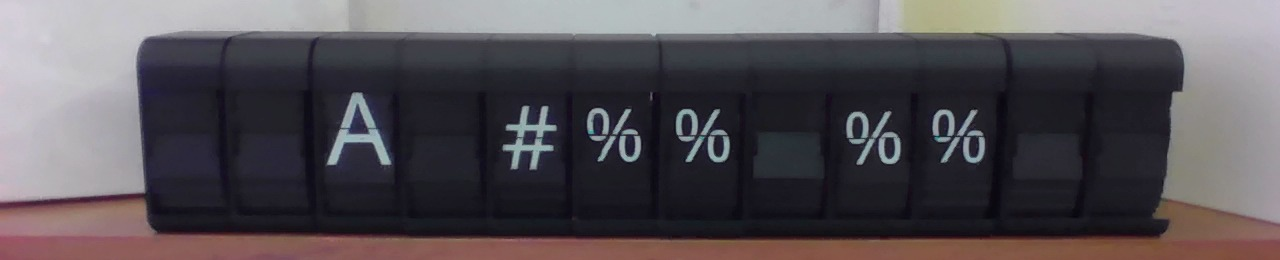
#> input picture tools/calib-auto/golden/cal-007/images/fine_32_f227.jpg, 1280 x 260 px
$ python segment.py ../../calib-auto/golden/cal-007/images/fine_32_f227.jpg
#> lines starting #> are read from the running program, lines starting #| are printed output that depends on the picture
"""OpenCV segmentation of split-flap display photos.

The strip/cells read paths assume the display spans the whole frame,
but the recorded dataset photos carry background margins (camera rig,
wall, table) and the display sits around x=170..1190 of a 1280 px
frame. The old equal-width split therefore put every per-cell crop off
centre and edge cells mostly on background.

This module locates the display with classical CV (no ML, no network)
and splits it on the known module count, so:

- per-module crops are centred on the actual modules,
- blank flaps can be decided locally (a blank flap is an all-dark
  window), which keeps isolated blank cells away from OCR models that
  hallucinate output for them,
- crops can be normalized (contrast / inverted / binarized) before the
  VLM sees them.

Everything here works on BGR/gray numpy arrays and imports only cv2 +
numpy — the tool's readers use it, and it stays extraction-ready for a
shared library or a future standalone tool (deliberate overlap with
``tools/calib/calib/vision.py``'s ``split_crops``; unify on promotion).

There is also a CLI for validation without a model:

    python -m ocr_vlm.segment <photo-or-dataset-dir> [--json]
"""

from __future__ import annotations

import argparse
import json
import os
import sys
from dataclasses import dataclass

import cv2
import numpy as np

# A display pixel is "dark" at or below this raw gray value: the flap
# windows are near-black (measured 0..45 across the dataset), while the
# wall, table and white fixture around them sit far higher.
DARK_MAX = 45
# Column means are measured on the middle band of the frame: the top and
# bottom fractions are background (wall, table) that would dilute the
# display's signal.
BAND_FRAC = 0.15
# Column dark-run bridging and row dark-run bridging (px / frame frac):
# specular specks break columns, and the glyph band itself is *bright*,
# so the display's dark rows are split in the middle and must be joined.
COL_GAP = 30
ROW_GAP_FRAC = 0.35
# A row belongs to the display when at least this fraction of the pixels
# across the detected columns is near-black (glyph strokes are thin, so
# even a glyph row stays mostly dark).
ROW_DARK_FRAC = 0.35
# The dark and bright column classes must differ by at least this much
# (gray levels) for the split to mean "display vs background".
MIN_SEPARATION = 25.0
MIN_WIDTH_FRAC = 0.3
MIN_HEIGHT_FRAC = 0.08
# Below this confidence the caller must fall back (read as strip).
MIN_CONFIDENCE = 0.5

# Seam snapping: search this fraction of the module pitch around the
# nominal boundary and accept a darker minimum within this shift.
SEAM_SEARCH_FRAC = 0.15
SEAM_MAX_SHIFT_FRAC = 0.20
# A gap counts as a seam only if it is at most this factor of the local
# strip brightness (the same rule tools/calib/calib/vision.py uses).
SEAM_DARKER = 0.92

# Crop insets: fraction off each side of a module, and off the top and
# bottom of the display (the flap window is a band inside the housing).
CELL_INSET = 0.02
Y_INSET = 0.08

# A cell is blank when less than this fraction of pixels are ink-bright.
INK_THRESHOLD = 110.0
INK_FRACTION = 0.02
# Ink is measured on the central region only: the outermost sliver of a
# crop can hold background beyond the display's edge (the rightmost
# module of a slightly angled rig shows a bright corner) and must not
# make a blank cell look like a glyph.
INK_EDGE_TRIM = 0.10

# Montage layout: square-ish cells, index labels in a band above each.
CELL_SIZE = (128, 128)
MONTAGE_BG = 28
MONTAGE_LABEL = (220, 220, 220)
MONTAGE_COLS = 4
LABEL_BAND = 30
PAD = 8

# Canonical glyph raster: the classifier must see glyphs at a consistent
# scale and position, but the raw module window varies by photo (the
# display band height differs between rigs and shots, and the glyph sits
# at a different spot within its flap window capture to capture). Before
# caching/training, the crop is reduced to the glyph's own bounding box
# (bright ink, substantial connected components only — a specular lip
# glint is thin and low-area), padded and squared around its centre.
GLYPH_PAD = 0.08
GLYPH_MIN_AREA = 0.003
GLYPH_EDGE_TRIM = 0.10

PREPROCESS_STYLES = ("none", "contrast", "invert", "binary")
DETECTED_MODES = ("montage", "cells-detect", "strip-detect")


def to_gray(image: np.ndarray) -> np.ndarray:
    if image.ndim == 3:
        return cv2.cvtColor(image, cv2.COLOR_BGR2GRAY)
    return image


@dataclass(frozen=True)
class DisplayBox:
    """The detected display rectangle in frame coordinates."""

    x0: float
    y0: int
    x1: float
    y1: int
    confidence: float

    @property
    def width(self) -> float:
        return self.x1 - self.x0

    @property
    def height(self) -> int:
        return self.y1 - self.y0 + 1

    def as_dict(self) -> dict:
        return {"x0": int(round(self.x0)), "y0": self.y0,
                "x1": int(round(self.x1)), "y1": self.y1,
                "width": int(round(self.width)), "height": self.height,
                "confidence": self.confidence}


def _longest_run(mask: np.ndarray, gap: int) -> tuple[int, int] | None:
    """(start, end) of the longest True run, tolerant to gaps <= gap px."""
    idx = np.flatnonzero(mask)
    if idx.size == 0:
        return None
    best_start = best_end = start = prev = int(idx[0])
    for raw in idx[1:]:
        pos = int(raw)
        if pos - prev > gap:
            if prev - start > best_end - best_start:
                best_start, best_end = start, prev
            start = pos
        prev = pos
    if prev - start > best_end - best_start:
        best_start, best_end = start, prev
    return best_start, best_end


def _otsu_below(values: np.ndarray) -> tuple[float, np.ndarray] | tuple[None, None]:
    """Otsu-split a 1D profile: (threshold, values <= threshold).

    The comparison is inclusive: a histogram with a seam plateau right on
    the Otsu level (e.g. 22 / 38 / 170 peaks) would otherwise classify
    every pixel *at* the threshold as bright and split the display.
    """
    arr = np.ascontiguousarray(values, dtype=np.uint8).reshape(1, -1)
    if arr.size == 0 or int(arr.max()) == int(arr.min()):
        return None, None
    thr, _ = cv2.threshold(arr, 0, 255, cv2.THRESH_BINARY + cv2.THRESH_OTSU)
    return float(thr), arr.ravel() <= thr


def find_display(image: np.ndarray, *,
                 min_confidence: float = MIN_CONFIDENCE) -> DisplayBox | None:
    """Locate the display's dark band, or None when nothing convincing.

    Two 1D splits, each of which this camera rig makes unambiguous:

    - columns: the mean gray of the middle band is bimodal (display vs
      wall/fixture/table), so an Otsu split yields the display's columns
      even when parts of the housing are lit;
    - rows: within those columns, a row is part of the display when a
      large fraction of it is near-black (the glyph band itself is
      bright, hence the gap-tolerant run).

    A display that is lit, cropped or off-frame fails one of the sanity
    checks and the caller falls back to reading the whole strip.
    """
    gray = to_gray(image)
    h, w = gray.shape[:2]
    if h < 8 or w < 8:
        return None
    band = gray[int(BAND_FRAC * h):max(int(BAND_FRAC * h) + 1,
                                       int((1.0 - BAND_FRAC) * h)), :]
    # A low percentile (median) rather than the mean: a column that holds
    # a bright glyph still has a dark flap behind it, and the median
    # tracks the flap while the mean would drift toward the glyph.
    colmean = np.percentile(band.astype(np.float32), 50, axis=0)
    _thr, dark_cols = _otsu_below(colmean)
    if dark_cols is None:
        return None
    col_run = _longest_run(dark_cols, COL_GAP)
    if col_run is None:
        return None
    x0, x1 = col_run
    if x1 - x0 + 1 < MIN_WIDTH_FRAC * w:
        return None
    bright_mean = float(colmean[~dark_cols].mean()) if (~dark_cols).any() else 0.0
    dark_mean = float(colmean[dark_cols].mean())
    if bright_mean - dark_mean < MIN_SEPARATION:
        return None
    sub = gray[:, x0:x1 + 1].astype(np.float32)
    rowdark = (sub < DARK_MAX).mean(axis=1)
    rows = rowdark > ROW_DARK_FRAC
    # Lighting-adaptive second opinion, unioned with the absolute rule.
    # DARK_MAX was calibrated on the dark-rig photos; in brighter shots
    # the flap faces sit *above* 45 gray while the housing lip below
    # them stays under it, so the absolute rule alone clipped the
    # display to the lip (every crop pure background — caught by the
    # glyph-cache build). The Otsu split of row medians finds the dark
    # band in those shots. Either rule may over-select into dark
    # background on close-ups; that is tolerated because the run must
    # *contain* the flap band to be useful: Y_INSET trims the housing
    # and oversized crops still hold the glyph.
    rowmed = np.percentile(sub, 50, axis=1)
    _row_thr, otsu_rows = _otsu_below(rowmed)
    if otsu_rows is not None:
        rows = rows | otsu_rows
    row_run = _longest_run(rows, int(ROW_GAP_FRAC * h))
    if row_run is None:
        return None
    y0, y1 = row_run
    width, height = x1 - x0 + 1, y1 - y0 + 1
    if height < MIN_HEIGHT_FRAC * h:
        return None
    confidence = round(min(1.0, (width / w) / 0.4)
                       * min(1.0, height / (0.25 * h)), 3)
    if confidence < min_confidence:
        return None
    return DisplayBox(float(x0), y0, float(x1 + 1), y1, confidence)


def _snap_boundaries(gray: np.ndarray, bounds: list[float], y0: int,
                     y1: int) -> list[float]:
    """Nudge interior boundaries to the nearest convincing dark seam.

    The module gaps read as dark vertical lines in the flap band; the
    equal-pitch boundary is kept whenever no clearly darker column is
    found nearby, so a flat/blank display cannot pull boundaries around.
    """
    band = gray[y0:y1, :].astype(np.float32)
    if band.size == 0 or len(bounds) < 3:
        return bounds
    profile = band.mean(axis=0)
    smooth = cv2.GaussianBlur(profile.reshape(1, -1), (1, 31), 0).ravel()
    pitch = (bounds[-1] - bounds[0]) / (len(bounds) - 1)
    search = max(4, int(SEAM_SEARCH_FRAC * pitch))
    max_shift = SEAM_MAX_SHIFT_FRAC * pitch
    snapped = list(bounds)
    for i in range(1, len(bounds) - 1):
        nominal = bounds[i]
        lo = max(0, int(round(nominal - search)))
        hi = min(len(smooth), int(round(nominal + search)) + 1)
        if hi - lo < 3:
            continue
        window = smooth[lo:hi]
        pos = lo + int(np.argmin(window))
        strip_lo = max(0, int(round(nominal - pitch)))
        strip_hi = min(len(smooth), int(round(nominal + pitch)))
        if strip_hi <= strip_lo:
            continue
        strip_avg = float(np.mean(smooth[strip_lo:strip_hi]))
        if (abs(pos - nominal) <= max_shift
                and float(smooth[pos]) < SEAM_DARKER * strip_avg):
            snapped[i] = float(pos)
    # Clamp against the neighbours so crops can never collapse or swap.
    min_gap = max(2.0, 0.4 * pitch)
    out = [bounds[0]]
    for i in range(1, len(bounds) - 1):
        low = out[-1] + min_gap
        high = bounds[i + 1] - min_gap
        cand = snapped[i]
        out.append(min(max(cand, low), high) if high > low else bounds[i])
    out.append(bounds[-1])
    return out


def module_boxes(image: np.ndarray, display: DisplayBox, total: int, *,
                 inset: float = CELL_INSET, y_inset: float = Y_INSET,
                 snap: bool = True) -> list[tuple[int, int, int, int]]:
    """One (x0, y0, x1, y1) box per module, left to right.

    Boundaries start at equal pitch across the *detected* display and
    are optionally snapped to seams. The vertical range is inset to the
    flap window so housing, table and background stay out of the crop.
    """
    total = max(1, int(total))
    gray = to_gray(image)
    h, w = gray.shape[:2]
    x0, x1 = float(display.x0), float(display.x1)
    top = display.y0 + y_inset * display.height
    bottom = display.y1 + 1 - y_inset * display.height
    y0 = max(0, int(round(top)))
    y1 = min(h, int(round(bottom)))
    if y1 <= y0:
        y0, y1 = max(0, display.y0), min(h, display.y1 + 1)
    pitch = (x1 - x0) / total
    bounds = [x0 + pitch * i for i in range(total + 1)]
    if snap and total > 1:
        bounds = _snap_boundaries(gray, bounds, y0, y1)
    boxes: list[tuple[int, int, int, int]] = []
    for i in range(total):
        a, b = bounds[i], bounds[i + 1]
        margin = (b - a) * max(0.0, min(0.2, inset))
        xa, xb = int(round(a + margin)), int(round(b - margin))
        if xb - xa < 2:
            xa, xb = int(round(a)), int(round(b))
        boxes.append((max(0, xa), y0, min(w, xb), y1))
    return boxes


def crop_modules(image: np.ndarray,
                 boxes: list[tuple[int, int, int, int]]) -> list[np.ndarray]:
    return [image[y0:y1, x0:x1] for (x0, y0, x1, y1) in boxes]


def is_blank(crop: np.ndarray, *, ink_threshold: float = INK_THRESHOLD,
             min_ink: float = INK_FRACTION,
             edge_trim: float = INK_EDGE_TRIM) -> bool:
    """True when a module crop shows no bright glyph pixels.

    A blank split-flap window is uniformly dark; glyph strokes are
    near-white. The ink threshold floats up with the crop's own
    bright tail so a specular hotspot is not mistaken for a glyph, and
    the decision is deliberately conservative (only clearly empty cells
    are skipped — anything borderline still goes to the model).
    """
    if crop is None or getattr(crop, "size", 0) == 0:
        return True
    gray = to_gray(crop)
    h, w = gray.shape[:2]
    ty, tx = int(h * max(0.0, min(0.4, edge_trim))), int(
        w * max(0.0, min(0.4, edge_trim)))
    if h - 2 * ty >= 4 and w - 2 * tx >= 4:
        gray = gray[ty:h - ty, tx:w - tx]
    gray = gray.astype(np.float32)
    thr = max(float(ink_threshold), 0.5 * float(np.percentile(gray, 99.5)))
    return float(np.mean(gray > thr)) < min_ink


# [81 lines left out: function canonical_glyph, not called in this run]


def apply_style(image: np.ndarray, style: str = "none") -> np.ndarray:
    """Style transform at native size (no resize)."""
    gray = to_gray(image)
    if style == "binary":
        _, bw = cv2.threshold(gray, 0, 255,
                              cv2.THRESH_BINARY + cv2.THRESH_OTSU)
        return 255 - bw  # black glyph on white, document-like
    if style == "invert":
        return 255 - gray
    if style == "contrast":
        clahe = cv2.createCLAHE(clipLimit=2.0, tileGridSize=(4, 4))
        return clahe.apply(gray)
    return gray


def normalize(crop: np.ndarray, style: str = "none",
              size: tuple[int, int] = CELL_SIZE) -> np.ndarray:
    """One module crop -> styled, resized BGR cell image."""
    if crop is None or getattr(crop, "size", 0) == 0:
        return np.zeros((int(size[1]), int(size[0]), 3), np.uint8)
    out = apply_style(crop, style)
    out = cv2.resize(out, (int(size[0]), int(size[1])),
                     interpolation=cv2.INTER_AREA)
    return cv2.cvtColor(out, cv2.COLOR_GRAY2BGR)


def montage(crops: list[np.ndarray], total: int | None = None, *,
            style: str = "none", cell: tuple[int, int] = CELL_SIZE,
            cols: int | None = None, labels: bool = True) -> np.ndarray:
    """Contact sheet of per-module crops with module index labels.

    The labels sit in their own band above each cell (not on the flap),
    so a model can keep positions straight without glyph content being
    overprinted.
    """
    total = int(total if total is not None else len(crops))
    if total <= 0:
        return np.zeros((10, 10, 3), np.uint8)
    cols = int(cols) if cols else min(MONTAGE_COLS, total)
    cols = max(1, min(cols, total))
    rows = (total + cols - 1) // cols
    cell_w, cell_h = int(cell[0]), int(cell[1])
    band = LABEL_BAND if labels else 0
    slot_w, slot_h = cell_w + PAD, cell_h + band + PAD
    canvas = np.full((rows * slot_h + PAD, cols * slot_w + PAD, 3),
                     MONTAGE_BG, np.uint8)
    for i in range(total):
        r, c = divmod(i, cols)
        x, y = PAD + c * slot_w, PAD + r * slot_h
        if labels:
            text = str(i)
            (tw, _), _ = cv2.getTextSize(text, cv2.FONT_HERSHEY_SIMPLEX,
                                         0.5, 1)
            cv2.putText(canvas, text, (x + (cell_w - tw) // 2,
                                       y + band - 9),
                        cv2.FONT_HERSHEY_SIMPLEX, 0.5, MONTAGE_LABEL, 1,
                        cv2.LINE_AA)
        crop = crops[i] if i < len(crops) else None
        canvas[y + band:y + band + cell_h, x:x + cell_w] = normalize(
            crop, style, (cell_w, cell_h))
    return canvas


def segment_image(image: np.ndarray, total: int, *, mode: str = "montage",
                  style: str = "none") -> tuple[np.ndarray | None, dict]:
    """Preview/CLI helper: one photo -> (visual, metadata).

    ``visual`` is the montage of normalized crops (montage/cells) or the
    styled display strip; ``None`` when the display was not detected.
    ``metadata`` carries detection, boxes and blank flags.
    """
    display = find_display(image)
    if display is None:
        return None, {"detected": False}
    total = max(1, int(total))
    boxes = module_boxes(image, display, total)
    crops = crop_modules(image, boxes)
    blanks = [is_blank(c) for c in crops]
    if mode == "strip":
        h, w = image.shape[:2]
        x0, y0 = max(0, int(display.x0)), max(0, display.y0)
        x1, y1 = min(w, int(display.x1)), min(h, display.y1 + 1)
        visual = cv2.cvtColor(apply_style(image[y0:y1, x0:x1], style),
                              cv2.COLOR_GRAY2BGR)
    else:
        visual = montage(crops, total, style=style)
    meta = {"detected": True, "display": display.as_dict(),
            "boxes": [[int(v) for v in box] for box in boxes],
            "blanks": blanks, "n_blank": int(sum(blanks))}
    return visual, meta


# [58 lines left out: function _cli_stats, not called in this run]


def main(argv: list[str] | None = None) -> int:
    parser = argparse.ArgumentParser(
        description="Segment split-flap display photos (OpenCV only).")
    parser.add_argument("path", help="photo file or dataset directory")
    parser.add_argument("--total", type=int, default=12,
                        help="module count (default 12)")
    parser.add_argument("--mode", default="montage",
                        choices=("montage", "cells", "strip"))
    parser.add_argument("--style", default="none", choices=PREPROCESS_STYLES)
    parser.add_argument("--out", default=None,
                        help="output PNG path/dir (written when set)")
    parser.add_argument("--json", action="store_true",
                        help="print metadata as JSON")
    args = parser.parse_args(argv)

    if os.path.isdir(args.path):
        return _cli_stats(args.path, args.total, args.style, args.mode,
                          args.out)

    image = cv2.imread(args.path)
#> image is the input picture: shape (260, 1280, 3); mean B, G, R 85.6, 80.7, 85.9
    if image is None:
        print(f"cannot read image: {args.path}", file=sys.stderr)
        return 2
    visual, meta = segment_image(image, args.total, mode=args.mode,
                                 style=args.style)
#> in to_gray, `return cv2.cvtColor(image, cv2.COLOR_BGR2GRAY)`:
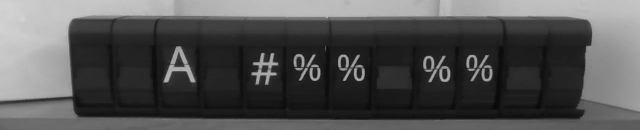
#> returned value: shape (260, 1280) (shown at 1/2 size); min 5, max 211, mean 82.8
#> in find_display, `band = gray[int(BAND_FRAC * h):max(int(BAND_FRAC * h) + 1, int((1.0 - ..`:
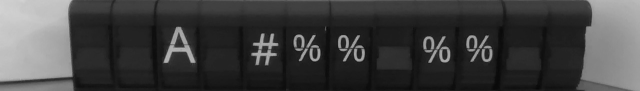
#> band: shape (182, 1280) (shown at 1/2 size); min 5, max 211, mean 64.3
#> in find_display, `colmean = np.percentile(band.astype(np.float32), 50, axis=0)`: colmean = 1280 values, max 198 at index 0, min 14 at index 998, mean 58.07
#> in _otsu_below, `thr, _ = cv2.threshold(arr, 0, 255, cv2.THRESH_BINARY + cv2.THRESH_OTSU)`: thr = 90
#> in _longest_run, `idx = np.flatnonzero(mask)`: idx = 1030 values from 141 to 1170
#> in _longest_run, `best_start = best_end = start = prev = int(idx[0])`: best_start = 141
#> in _longest_run, `best_start, best_end = start, prev`: best_end = 1170
#> in find_display, `col_run = _longest_run(dark_cols, COL_GAP)`: col_run = (141, 1170)
#> in find_display, `x0, x1 = col_run`: x0 = 141; x1 = 1170
#> in find_display, `bright_mean = float(colmean[~dark_cols].mean()) if (~dark_cols).any() ..`: bright_mean = 163.4
#> in find_display, `dark_mean = float(colmean[dark_cols].mean())`: dark_mean = 32.51
#> in find_display, `sub = gray[:, x0:x1 + 1].astype(np.float32)`:
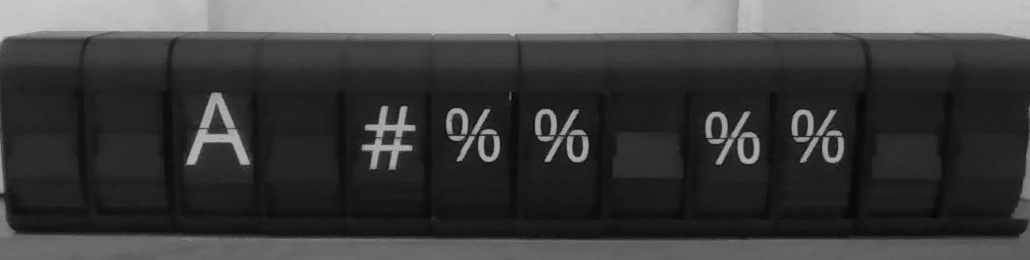
#> sub: shape (260, 1030) float32; min 5, max 200, mean 64.5
#> in find_display, `rowdark = (sub < DARK_MAX).mean(axis=1)`: rowdark = 260 values, max 0.999 at index 76, min 0 at index 0, mean 0.591
#> in find_display, `rowmed = np.percentile(sub, 50, axis=1)`: rowmed = 260 values, max 188 at index 0, min 19 at index 213, mean 61.21
#> (the rest of the program and of its run is left out)
